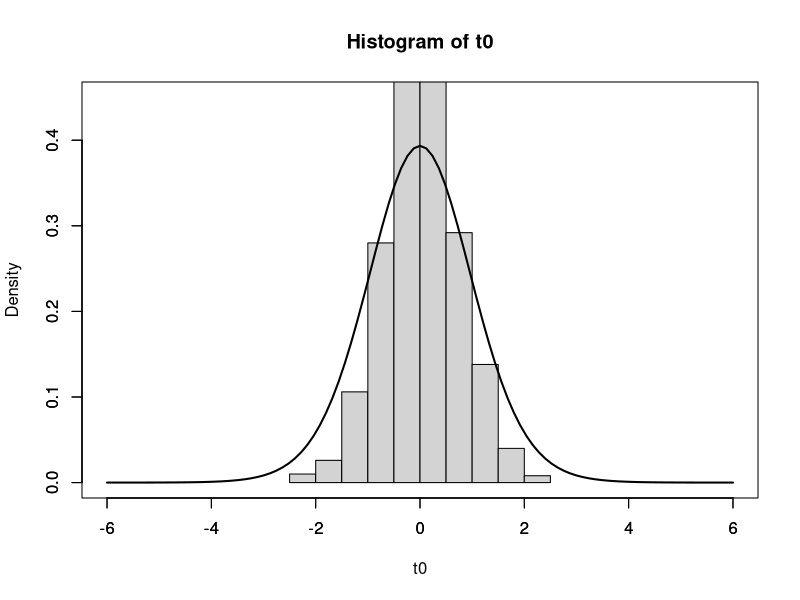

This figure's R source:
library(MASS)

mu = c(2, 1)
Sigma = matrix(c(16, 0, 0, 9), 2, 2)
m = 1000
n = 20
r = numeric(m)
method = c('pearson', 'kendall', 'spearman')
for (i in 1:m){
  xydata = mvrnorm(n, mu, Sigma)
  r[i] = cor(xydata[,1], xydata[,2], method = method[2])
}
t0 = sqrt(n-2)*r/sqrt(1-r^2)
hist(t0, xlim=c(-6, 6), ylim=c(0, 0.45), prob=TRUE)
par(new=TRUE)
plot(function(x)dt(x, df=n-2), xlim=c(-6, 6), ylim=c(0, 0.45), xlab='', ylab='', main='', lwd=2)